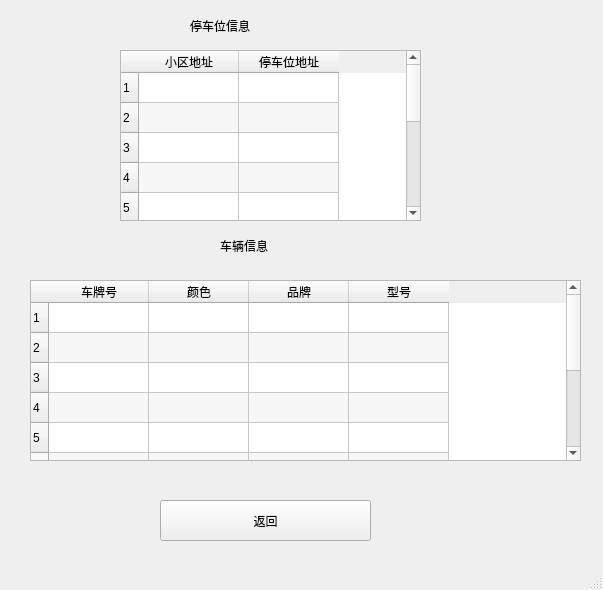
<?xml version="1.0" encoding="UTF-8"?>
<ui version="4.0">
 <class>MainWindow</class>
 <widget class="QMainWindow" name="MainWindow">
  <property name="geometry">
   <rect>
    <x>0</x>
    <y>0</y>
    <width>603</width>
    <height>590</height>
   </rect>
  </property>
  <property name="minimumSize">
   <size>
    <width>603</width>
    <height>590</height>
   </size>
  </property>
  <property name="maximumSize">
   <size>
    <width>603</width>
    <height>590</height>
   </size>
  </property>
  <property name="windowTitle">
   <string>user_车辆信息</string>
  </property>
  <widget class="QWidget" name="centralwidget">
   <widget class="QTableWidget" name="tableWidget">
    <property name="geometry">
     <rect>
      <x>30</x>
      <y>280</y>
      <width>551</width>
      <height>181</height>
     </rect>
    </property>
    <property name="alternatingRowColors">
     <bool>true</bool>
    </property>
    <row>
     <property name="text">
      <string>1</string>
     </property>
    </row>
    <row>
     <property name="text">
      <string>2</string>
     </property>
    </row>
    <row>
     <property name="text">
      <string>3</string>
     </property>
    </row>
    <row>
     <property name="text">
      <string>4</string>
     </property>
    </row>
    <row>
     <property name="text">
      <string>5</string>
     </property>
    </row>
    <row>
     <property name="text">
      <string>6</string>
     </property>
    </row>
    <row>
     <property name="text">
      <string>7</string>
     </property>
    </row>
    <row>
     <property name="text">
      <string>8</string>
     </property>
    </row>
    <row>
     <property name="text">
      <string>9</string>
     </property>
    </row>
    <row>
     <property name="text">
      <string>10</string>
     </property>
    </row>
    <column>
     <property name="text">
      <string>车牌号</string>
     </property>
    </column>
    <column>
     <property name="text">
      <string>颜色</string>
     </property>
    </column>
    <column>
     <property name="text">
      <string>品牌</string>
     </property>
    </column>
    <column>
     <property name="text">
      <string>型号</string>
     </property>
    </column>
   </widget>
   <widget class="QPushButton" name="pushButton">
    <property name="geometry">
     <rect>
      <x>160</x>
      <y>500</y>
      <width>211</width>
      <height>41</height>
     </rect>
    </property>
    <property name="styleSheet">
     <string notr="true">font: 18pt &quot;Arial&quot;;</string>
    </property>
    <property name="text">
     <string>返回</string>
    </property>
   </widget>
   <widget class="QTableWidget" name="tableWidget_2">
    <property name="geometry">
     <rect>
      <x>120</x>
      <y>50</y>
      <width>301</width>
      <height>171</height>
     </rect>
    </property>
    <property name="alternatingRowColors">
     <bool>true</bool>
    </property>
    <row>
     <property name="text">
      <string>1</string>
     </property>
    </row>
    <row>
     <property name="text">
      <string>2</string>
     </property>
    </row>
    <row>
     <property name="text">
      <string>3</string>
     </property>
    </row>
    <row>
     <property name="text">
      <string>4</string>
     </property>
    </row>
    <row>
     <property name="text">
      <string>5</string>
     </property>
    </row>
    <row>
     <property name="text">
      <string>6</string>
     </property>
    </row>
    <row>
     <property name="text">
      <string>7</string>
     </property>
    </row>
    <row>
     <property name="text">
      <string>8</string>
     </property>
    </row>
    <row>
     <property name="text">
      <string>9</string>
     </property>
    </row>
    <row>
     <property name="text">
      <string>10</string>
     </property>
    </row>
    <column>
     <property name="text">
      <string>小区地址</string>
     </property>
    </column>
    <column>
     <property name="text">
      <string>停车位地址</string>
     </property>
    </column>
   </widget>
   <widget class="QLabel" name="label">
    <property name="geometry">
     <rect>
      <x>190</x>
      <y>10</y>
      <width>161</width>
      <height>31</height>
     </rect>
    </property>
    <property name="styleSheet">
     <string notr="true">font: 18pt &quot;Arial&quot;;</string>
    </property>
    <property name="text">
     <string>停车位信息</string>
    </property>
   </widget>
   <widget class="QLabel" name="label_2">
    <property name="geometry">
     <rect>
      <x>220</x>
      <y>230</y>
      <width>161</width>
      <height>31</height>
     </rect>
    </property>
    <property name="styleSheet">
     <string notr="true">font: 18pt &quot;Arial&quot;;</string>
    </property>
    <property name="text">
     <string>车辆信息</string>
    </property>
   </widget>
  </widget>
  <widget class="QMenuBar" name="menubar">
   <property name="geometry">
    <rect>
     <x>0</x>
     <y>0</y>
     <width>603</width>
     <height>26</height>
    </rect>
   </property>
  </widget>
  <widget class="QStatusBar" name="statusbar"/>
 </widget>
 <resources/>
 <connections/>
</ui>
